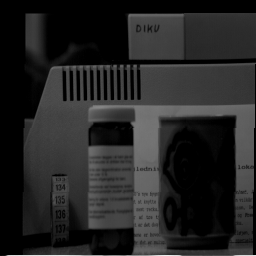
%> input picture images/idotyl.tiff, 256 x 256 px
$ octave --eval "result = Adjust(imread('../../../images/idotyl.tiff'));"   (GNU Octave 9; MATLAB toolbox functions it lacks are replaced by stand-ins)
%> lines starting %> are read from the running program, lines starting %| are printed output that depends on the picture
### assignments/mandatory/src/ToIm.m
function I = ToIm(I)

% Make sure that matlab see this as an image
I = mat2gray(I);
I = im2uint8(I);

end

### assignments/mandatory/src/Adjust.m
function M = Adjust(I, varargin)
% Supplementary assignment 1.3

% Rather use a confidence interval
% The mean would have been acceptable also
confidence = [0.05; 0.95];
img_min = quantile(quantile(I, confidence(1)), confidence(1));
%> img_min = 0
img_max = quantile(quantile(I, confidence(2)), confidence(2));
%> img_max = 115.5

% Target interval
target_min = 0;
target_max = 255;

% Init the scale
scale = (target_max - target_min) / double((img_max - img_min));
%> scale = 2.21

% Init target image
M = zeros(size(I));

% Very clever notation instead of a for-loop
% For every pixel in original we subtract the image minimum, then
% multiply by the calculated scale. Finally add our interval min.
M(:,:) = ((I(:,:) - img_min) * scale + target_min);
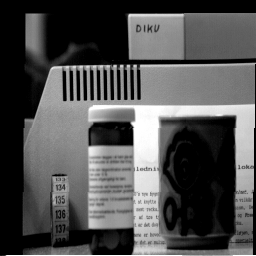
%> M: size 256x256 double; min 0, max 255, mean 80.8

% Make sure that matlab see this as an image
M = ToIm(M);

end
